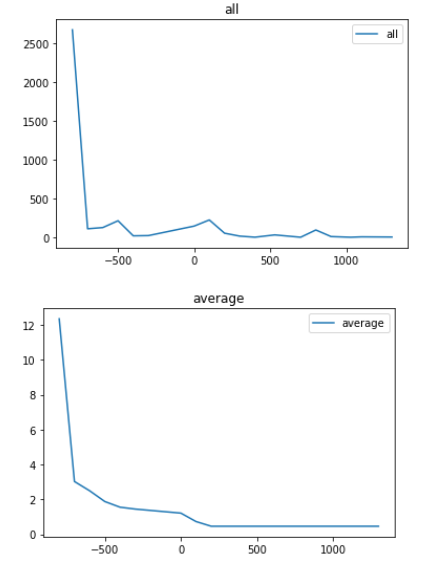

The script that drew this image:
#!/usr/bin/python
# -*- coding: UTF-8 -*-

import xlrd
import matplotlib.pyplot as plt
import numpy as np
book = xlrd.open_workbook('data_final.xlsx')
sheet = book.sheet_by_index(0)
rows = sheet.nrows
cols = sheet.ncols

i=1
areal=[]
alll=[]
averagel=[]
areatext=sheet.cell(i,9).value
alltext=sheet.cell(i,10).value
averagetext=sheet.cell(i,11).value
while areatext!="":
    print(areatext,"i:",i)
    areal.append(areatext)
    alll.append(alltext)
    averagel.append(averagetext)
    i+=1
    areatext=sheet.cell(i,9).value
    alltext=sheet.cell(i,10).value
    averagetext=sheet.cell(i,11).value

areadata=np.array(areal)
alldata=np.array(alll)
aaveragedata=np.array(averagel)

plt.plot(areadata, alldata,label='all')#, 'r--',
plt.legend()
plt.title("all")
plt.show()

plt.plot(areadata, aaveragedata,label='average')#, 'bs',label=''
plt.legend()
plt.title("average")
plt.show()
